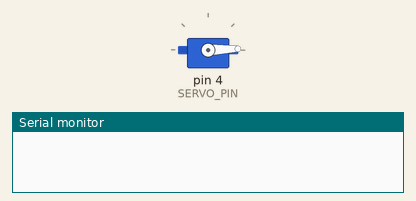
Recording of a sketch running on a simulated Arduino Uno, built with avr-gcc and run on an emulated ATmega328P. On the bench: servo, the last lines printed to the serial monitor.

Above: at 0.05 s.
At 2.0 s:
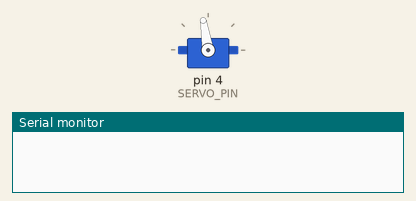
At 4.0 s:
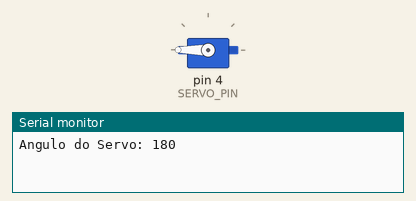
At 7.95 s:
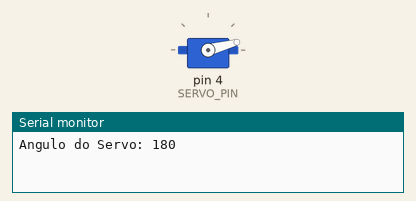
Timing chart, 0 to 12.0 s (numbered marks = the images above):
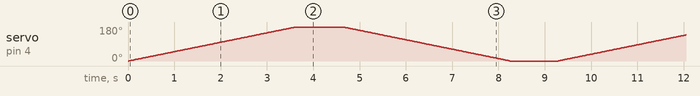

The sketch:

Servo.ino
```cpp
#include <Servo.h>

Servo servo;  // create servo object to control a servo

const int SERVO_PIN = 4;

int servoAngle = 0;

void setup() {
  Serial.begin(115200);
  servo.attach(SERVO_PIN);  // attaches the servo on pin 9 to the servo objectư
  servo.write(0);   // rotate slowly servo to 0 degrees immediately
}

void loop() {
    for(int posDegrees = 0; posDegrees <= 180; posDegrees++) {
        servo.write(posDegrees);
        delay(20);
    }

    servoAngle = servo.read();

    Serial.print("Angulo do Servo: ");
    Serial.println(servoAngle);
    delay(1000);

    for(int posDegrees = 180; posDegrees >= 0; posDegrees--) {
        servo.write(posDegrees);
        delay(20);
    }

    servoAngle = servo.read();
    Serial.print("Angulo do Servo: ");
    Serial.println(servoAngle);
    delay(1000);
}
```
